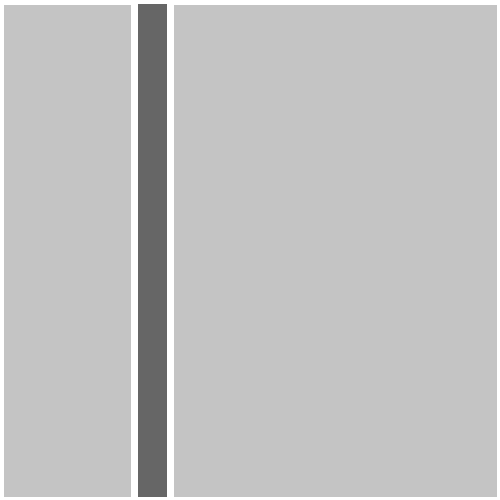
Frame 1 (no input)
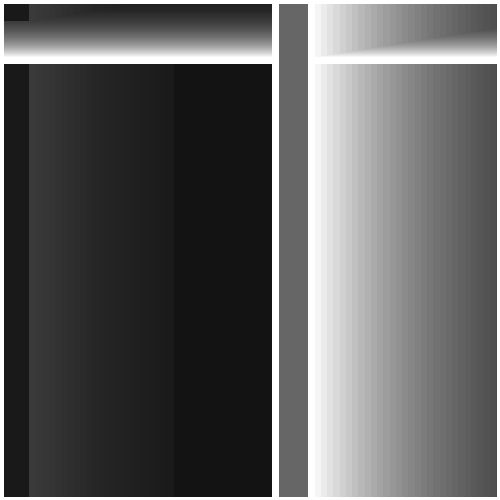
Frame 60 (the mouse pressed at the canvas centre just before this capture)
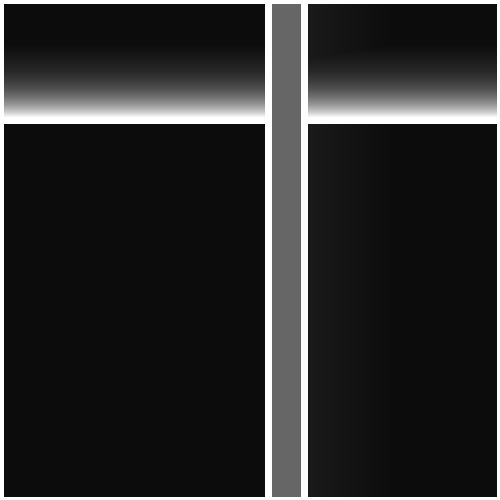
Frame 120 (the mouse held since frame 60 and released just before this capture)

The Processing sketch that drew these frames (run headless with seeded random() and noise(); from frame 60 on, the mouse is pressed at the canvas centre):

// Processing sketch: processing_2028
// ── processing_2028.pde

float lineaY = 0;
int thin = 8;
int thick = 36;
float xpos = 134.0;

void setup(){
  size(500,500);
  //background(0,10);

  stroke(255);
  strokeWeight(7);
  noFill();
}

void draw(){
  float mx = mouseX * 0.4 - width/5.0;

  fill(0,10);
  rect(0,0,width,height);
  lineaY +=1;
  lineaY = lineaY %height;
  line(0,lineaY,width,lineaY);

  fill(102);
  rect(xpos, 0, thick, height);
  xpos += mx/16;
    if(xpos < -thin)  { 
    xpos =  width; 
  }
  if(xpos >  width) { 
    xpos = -thin; 
  }



}
